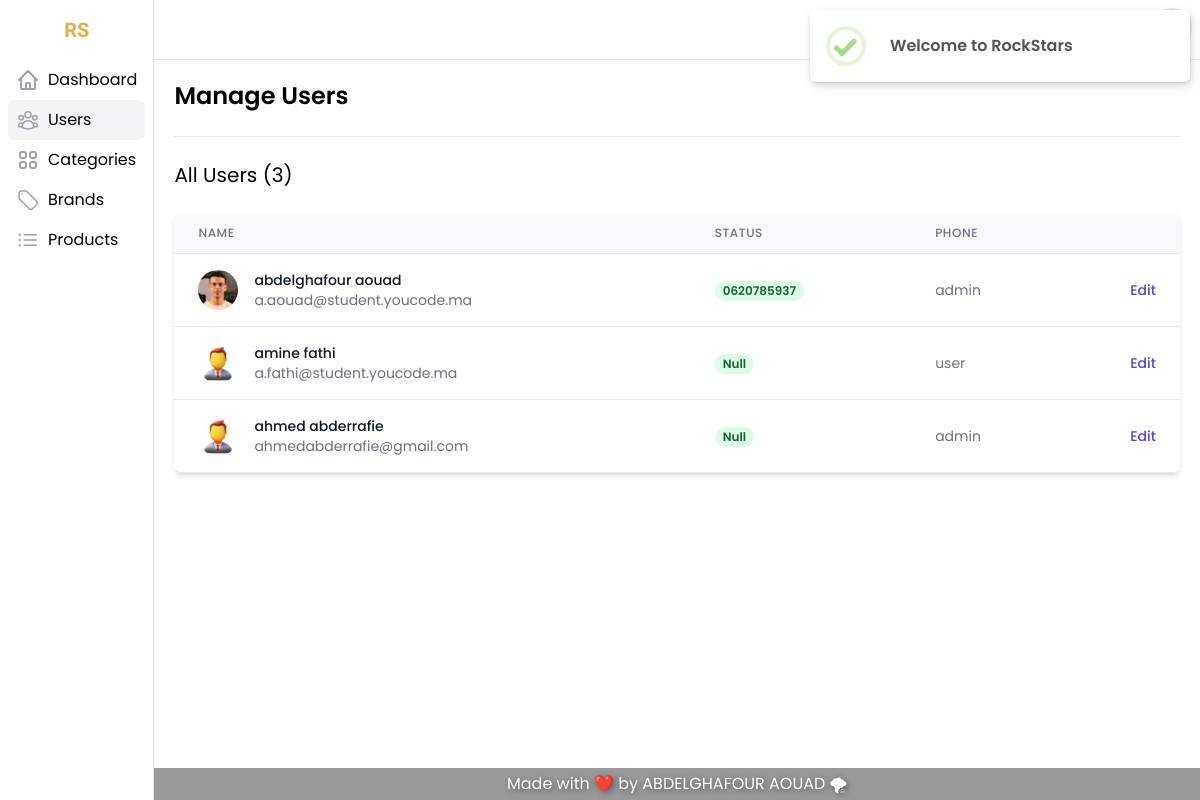
/code/users.php (signed in), run on the app's committed database.
### tables this page shows
CREATE TABLE IF NOT EXISTS `users` (
  `id` int NOT NULL AUTO_INCREMENT,
  `first_name` varchar(255) NOT NULL,
  `last_name` varchar(255) NOT NULL,
  `email` varchar(255) NOT NULL,
  `password` varchar(255) NOT NULL,
  `phone` varchar(20) DEFAULT NULL,
  `role_id` int NOT NULL DEFAULT '1',
  `created_at` timestamp NOT NULL DEFAULT CURRENT_TIMESTAMP,
  `updated_at` timestamp NOT NULL DEFAULT CURRENT_TIMESTAMP,
  `updated_by` int DEFAULT NULL,
  `picture` text,
  PRIMARY KEY (`id`)
);

CREATE TABLE IF NOT EXISTS `roles` (
  `id` int NOT NULL AUTO_INCREMENT,
  `name` varchar(20) NOT NULL,
  `description` text NOT NULL,
  PRIMARY KEY (`id`)
);

### code/scripts.php (called while the page is built, shortened)
<?php
include_once 'connection.php';
function getAllUsers()
{
      global $conn;
      $sql = "SELECT users.id, users.first_name, users.last_name, users.email, users.picture , users.phone,
      roles.name as role FROM users inner join roles on roles.id=users.role_id";
      $res = mysqli_query($conn, $sql);
      return $res;
}
function countUsers()
{
      global $conn;
      $sql = "SELECT count(id) FROM users ";
      $res = mysqli_fetch_assoc(mysqli_query($conn, $sql))['count(id)'];
      return $res;
}

### code/users.php (the view, shortened to what this page needs)
<?php
require_once 'scripts.php';
$users = getAllUsers();
$countUsers = countUsers();
?>
<!DOCTYPE html>
<html lang="en">
<head>
  <link rel="stylesheet" href="assets/css/main.css" />
</head>
<body class="font-Poppins">
  <div class="flex h-screen overflow-y-hidden bg-white">
    <aside class="inset-y-0 z-10 flex flex-col flex-shrink-0 w-fit max-h-screen overflow-hidden transition-all transform bg-white border-r shadow-lg lg:z-auto lg:static lg:shadow-none">
      <div class="flex items-center justify-center flex-shrink-0 p-2">
        <a href="index.php" class="pt-2">
          <div class="font-RockStars font-semibold text-sm ms:text-xl md:text-xl">
            <span class="text-gold">RS</span>
          </div>
        </a>
      </div>
      <nav class="flex-1 overflow-hidden hover:overflow-y-auto">
        <ul class="p-2 overflow-hidden">
          <li>
            <a href="dashboard.php" class="flex justify-start items-center p-2 space-x-2 rounded-md hover:bg-gray-100">
              <span>
              </span>
              <span class="hidden md:block">Dashboard</span>
            </a>
          </li>
          <li>
            <a href="users.php" class="flex justify-start items-center p-2 space-x-2 rounded-md bg-gray-100">
              <span>
              </span>
              <span class="hidden md:block">Users</span>
            </a>
          </li>
          <li>
            <a href="categories.php" class="flex justify-start items-center p-2 space-x-2 rounded-md hover:bg-gray-100">
              <span>
              </span>
              <span class="hidden md:block">Categories</span>
            </a>
          </li>
          <li>
            <a href="brands.php" class="flex justify-start items-center p-2 space-x-2 rounded-md hover:bg-gray-100">
              <span>
              </span>
              <span class="hidden md:block">Brands</span>
            </a>
          </li>
          <li>
            <a href="products.php" class="flex justify-start items-center p-2 space-x-2 rounded-md hover:bg-gray-100">
              <span>
              </span>
              <span class="hidden md:block">Products</span>
            </a>
          </li>
        </ul>
      </nav>
    </aside>
    <div class="flex flex-col flex-1 h-full overflow-hidden">
      <?php include 'include/header-dashboard.php'; ?>
      <main class="flex-1 max-h-full p-5 overflow-hidden overflow-y-scroll">
        <div class="flex flex-col items-start justify-between pb-6 space-y-4 border-b lg:items-center lg:space-y-0 lg:flex-row">
          <h1 class="text-2xl font-semibold whitespace-nowrap">Manage Users</h1>
        </div>
        <h3 class="mt-6 text-xl">All Users (<?= $countUsers ?>)</h3>
        <div class="flex flex-col mt-6">
          <div class="-my-2 overflow-x-auto sm:-mx-6 lg:-mx-8">
            <div class="inline-block min-w-full py-2 align-middle sm:px-6 lg:px-8">
              <div class="overflow-hidden border-b border-gray-200 rounded-md shadow-md">
                <table class="min-w-full overflow-x-scroll divide-y divide-gray-200">
                  <thead class="bg-gray-50">
                    <tr>
                      <th scope="col" class="px-6 py-3 text-xs font-medium tracking-wider text-left text-gray-500 uppercase">Name</th>
                      <th scope="col" class="px-6 py-3 text-xs font-medium tracking-wider text-left text-gray-500 uppercase">Status</th>
                      <th scope="col" class="px-6 py-3 text-xs font-medium tracking-wider text-left text-gray-500 uppercase">Phone</th>
                      <th scope="col" class="relative px-6 py-3">
                      </th>
                    </tr>
                  </thead>
                  <tbody class="bg-white divide-y divide-gray-200">
                    <?php
                    foreach ($users as $user) {
                    ?>
                      <tr class="transition-all hover:bg-gray-100 hover:shadow-lg">
                        <td class="px-6 py-4 whitespace-nowrap">
                          <div class="flex items-center">
                            <div class="flex-shrink-0 w-10 h-10">
                              <img class="w-10 h-10 rounded-full" src="assets/img/users/<?= ($user['picture']) ?  $user['picture'] :  'avatar.png' ?>" alt="<?= $user['first_name'] . '_' . $user['last_name'] ?>" />
                            </div>
                            <div class="ml-4">
                              <div class="text-sm font-medium text-gray-900"><?= $user['first_name'] . ' ' . $user['last_name'] ?></div>
                              <div class="text-sm text-gray-500"><?= $user['email'] ?></div>
                            </div>
                          </div>
                        </td>
                        <td class="px-6 py-4 whitespace-nowrap">
                          <span class="inline-flex px-2 text-xs font-semibold leading-5 text-green-800 bg-green-100 rounded-full"> <?= ($user['phone']) ?  $user['phone'] :  'Null' ?> </span>
                        </td>
                        <td class="px-6 py-4 text-sm text-gray-500 whitespace-nowrap"><?= $user['role'] ?></td>
                        <td class="px-6 py-4 text-sm font-medium text-right whitespace-nowrap">
                          <a href="edit.php?id_user=<?= $user['id'] ?>" class="text-indigo-600 hover:text-indigo-900">Edit</a>
                        </td>
                      </tr>
                    <?php
                    }
                    ?>
                  </tbody>
                </table>
              </div>
            </div>
          </div>
        </div>
      </main>
      <footer class="py-1 bg-transparentBlack">
        <div class="container mx-auto">
          <p class="text-shadow-lg text-xs md:text-base text-center text-white">Made with ❤️ by ABDELGHAFOUR AOUAD 🌪</p>
        </div>
      </footer>
    </div>
  </div>
</body>
</html>

### data on the page
users: picture+first_name+last_name (picture), first_name "abdelghafour", last_name "aouad", email "a.aouad@student.youcode.ma", phone "0620785937", role.name "admin"
users: first_name "amine", last_name "fathi", email "a.fathi@student.youcode.ma", phone "Null", role.name "user"
users: first_name "ahmed", last_name "abderrafie", email "ahmedabderrafie@gmail.com", phone "Null", role.name "admin"

### other printed values
$countUsers "3"
